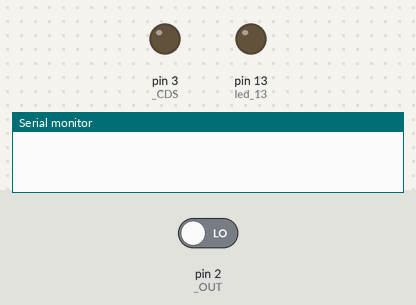
The sketch below on a simulated Arduino Uno, built with avr-gcc and run on an emulated ATmega328P. On the bench: output pins drawn as LEDs (lit = HIGH), the last lines printed to the serial monitor. Dashed ring = blinking. Inputs (shaded band) come from the test bench; at power-on: pin 2 (_OUT) LOW.

Above: at 0.1 s.
At 5.9 s:
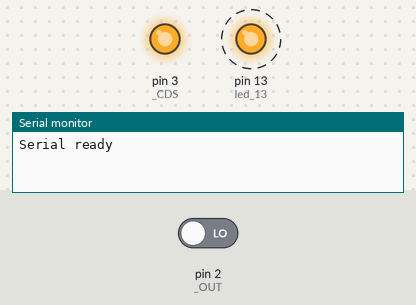
6.3 s: pin 2 (_OUT) driven HIGH
Timing chart, 0 to 15.3 s (numbered marks = the images above; inputs shaded):
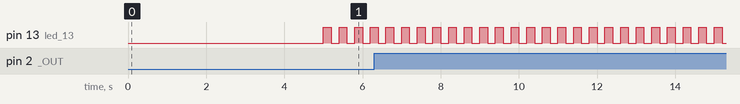

The sketch:

rcwl_0516.ino
```cpp
#define _CDS 3 // Output, Hi: Enable; Low: Disable
#define _OUT 2 // Input, Hi: Found

#define led_13 13

int getMesg = 0;
void getMessage(void)
{
    // noInterrupts();
    getMesg = 1;
    // interrupts();
}

void setup() {
  Serial.begin(9600);
  delay(4000);
  Serial.println("Serial ready");
  delay(1000);

  // initialize the digital pin as an output.
  pinMode(led_13, OUTPUT);
  pinMode(_CDS, OUTPUT);
  pinMode(_OUT, INPUT);

  digitalWrite(_CDS, HIGH);
  attachInterrupt(0, getMessage, RISING); // set interrupt 0 : pin-2,
/*
LOW 当引脚为低电平时，触发中断
CHANGE 当引脚电平发生改变时，触发中断
RISING 当引脚由低电平变为高电平时，触发中断
FALLING 当引脚由高电平变为低电平时，触发中断.
 */
}

void loop() {
  if ( getMesg )
  {
    Serial.println(" --- FOUND --- ");
    getMesg = 0;
  }
  digitalWrite(led_13, HIGH);
  delay(200);
  digitalWrite(led_13, LOW);
  delay(200);
}
```

Measured:
- by itself, pin 13 (led_13): alternates HIGH for 0.20 s and LOW for 0.20 s
